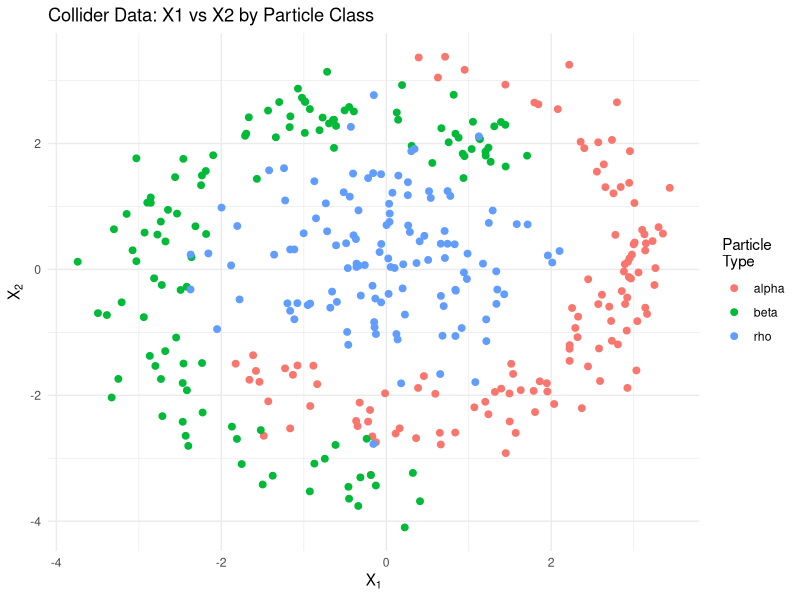

Write R code to recreate this figure. (Note: this script raises an error after producing the figure.)
## ---- chunk 1
# loading data
library(ggplot2)
library(tidyr)
dat = read.table('Collider_Data_2025.txt', h = TRUE, stringsAsFactors = TRUE)
dim(dat)
head(dat)
## ---- chunk 2
dat$class <- factor(
  apply(dat[, c("Y1", "Y2", "Y3")], 1, function(v) which(v == 1)),
  labels = c("alpha", "beta", "rho")
)

ggplot(dat, aes(x = X1, y = X2, colour = class)) +
  geom_point(size = 2) +
  theme_minimal() +
  labs(
    title    = "Collider Data: X1 vs X2 by Particle Class",
    x        = expression(X[1]),
    y        = expression(X[2]),
    colour   = "Particle\nType"
  )

## ---- chunk 3
softmax_rep <- function(Z) {
  K <- nrow(Z)
  N <- ncol(Z)

  # column Max
  maxes    <- apply(Z, 2, max)  
  
  #Center
  Z_center <- Z - matrix(maxes, nrow = K, ncol = N, byrow = TRUE)
  
  # 2. exponentiate
  expZ     <- exp(Z_center)
  
  # 3. get column sums and normalize
  sums     <- colSums(expZ)                                  # length N
  expZ / matrix(sums, nrow = K, ncol = N, byrow = TRUE)
}
## ---- chunk 4
g <- function(Yhat, Y) {
  # Yhat: K × N matrix of predicted probabilities (rows = classes, cols = examples)
  # Y:    K × N matrix of true labels
  
  # true‐class index j_i
  true_class <- max.col(t(Y))               # length N vector of 1…K
  
  # Extract the predicted probability 
  idx       <- cbind(true_class, seq_len(ncol(Yhat)))
  p_true    <- Yhat[idx]                    # length N vector
 
   # cross‐entropy
  -mean(log(p_true))
}
## ---- chunk 5
# Forward pass and loss for an (m,m)-AFnetwork with tanh activations and L2 regularization
AFnetwork <- function(X, Y, m, nu, W1, b1, W2, b2, W3, b3) {
  # X:    p × N matrix of inputs 
  # Y:    q × N matrix of true labels
  # m:    number of hidden units in each hidden layer
  # nu:   regularization parameter (L2)
  # W1:   m × p weight matrix for augmentation layer
  # b1:   length‐m bias vector for augmentation layer
  # W2:   m × (p + m) weight matrix for second hidden layer
  # b2:   length‐m bias vector for second hidden layer
  # W3:   q × m weight matrix for output layer
  # b3:   length‐q bias vector for output layer
  
  p <- nrow(X); N <- ncol(X); q <- nrow(Y)
  
  # Augmentation layer: tanh(W1 X + b1)
  Z1 <- W1 %*% X + matrix(b1, nrow = m, ncol = N)
  A1 <- tanh(Z1)
  
  X_aug <- rbind(X, A1)    # (p + m) × N
  
  # Second/ hidden layer: tanh(W2 X_aug + b2)
  Z2 <- W2 %*% X_aug + matrix(b2, nrow = m, ncol = N)
  A2 <- tanh(Z2)
  
  Z3    <- W3 %*% A2 + matrix(b3, nrow = q, ncol = N)
  Yhat  <- softmax_matrix(Z3)    # using function from 1(b)
  
  # Cross‑entropy loss 
  true_class <- max.col(t(Y))             # length N
  idx         <- cbind(true_class, 1:N)
  p_true      <- Yhat[idx]                # length N
  loss_ce     <- -mean(log(p_true))
  
  # L2 regularization on weights 
  # biases not regularized
  reg_penalty <- nu * ( sum(W1^2) + sum(W2^2) + sum(W3^2) )
  
  loss <- loss_ce + reg_penalty
  
  list(
    Yhat      = Yhat,
    loss      = loss,
    loss_ce   = loss_ce,
    reg       = reg_penalty
  )
}

## ---- chunk 6
set.seed(2025)

X_all      <- t(as.matrix(dat[, c("X1","X2","X3")]))        # p = 3 × N
Y_labels <- max.col(dat[, c("Y1","Y2","Y3")])     # length N
Y_all      <- t(diag(3)[Y_labels, ])                       # q = 3 × N

# Split data
N          <- ncol(X_all)
train_idx  <- sample(N, size = floor(0.8 * N))
val_idx    <- setdiff(seq_len(N), train_idx)
X_train    <- X_all[, train_idx];  Y_train <- Y_all[, train_idx]
X_val      <- X_all[, val_idx];    Y_val   <- Y_all[, val_idx]

pack_params <- function(W1,b1,W2,b2,W3,b3) {
  c(as.vector(W1), b1, as.vector(W2), b2, as.vector(W3), b3)
}
unpack_params <- function(params, p, m, q) {
  idx <- 1
  W1 <- matrix(params[idx:(idx + m*p - 1)],    nrow = m); idx <- idx + m*p
  b1 <- params[idx:(idx + m - 1)];             idx <- idx + m
  W2 <- matrix(params[idx:(idx + m*(p+m) - 1)],nrow = m); idx <- idx + m*(p+m)
  b2 <- params[idx:(idx + m - 1)];             idx <- idx + m
  W3 <- matrix(params[idx:(idx + q*m - 1)],    nrow = q); idx <- idx + q*m
  b3 <- params[idx:(idx + q - 1)]
  list(W1=W1,b1=b1,W2=W2,b2=b2,W3=W3,b3=b3)
}

obj_fn <- function(pars, X, Y, m, nu) {
  p <- nrow(X); q <- nrow(Y)
  pp <- unpack_params(pars, p, m, q)
  res <- AFnetwork(X, Y, m, nu,
                           pp$W1, pp$b1, pp$W2, pp$b2, pp$W3, pp$b3)
  res$loss
}

p <- nrow(X_train); q <- nrow(Y_train); m <- 4
init_pars <- pack_params(
  W1 = matrix(rnorm(m*p, sd=0.1),   nrow = m),
  b1 = rep(0, m),
  W2 = matrix(rnorm(m*(p+m), sd=0.1), nrow = m),
  b2 = rep(0, m),
  W3 = matrix(rnorm(q*m, sd=0.1),   nrow = q),
  b3 = rep(0, q)
)

n_val    <- 15
nu_seq   <- exp(seq(-10, 2, length = n_val))
val_errs <- numeric(n_val)

for (i in seq_along(nu_seq)) {
  nu <- nu_seq[i]
  fit <- optim(
    par     = init_pars,
    fn      = obj_fn,
    X       = X_train, Y = Y_train,
    m       = m,       nu = nu,
    method  = "BFGS",
    control = list(maxit = 200)
  )
  val_errs[i] <- obj_fn(fit$par, X_val, Y_val, m, nu)
}

df_val <- data.frame(nu = nu_seq, val_error = val_errs)

ggplot(df_val, aes(x = nu, y = val_error)) +
  geom_line() + geom_point() +
  scale_x_log10() +
  theme_minimal() +
  labs(
    title = "Validation Loss vs Regularization (ν) for m = 4",
    x     = expression(nu),
    y     = "Validation Loss"
  )
best_i <- which.min(val_errs)
nu_opt <- nu_seq[best_i]
nu_opt
## ---- chunk 7
best_nu <- nu_opt            
m <- 4
p <- nrow(X_all)
q <- nrow(Y_all)

# initialize parameters (same as before)
init_pars <- pack_params(
  W1 = matrix(rnorm(m*p,   sd=0.1), nrow = m),
  b1 = rep(0, m),
  W2 = matrix(rnorm(m*(p+m), sd=0.1), nrow = m),
  b2 = rep(0, m),
  W3 = matrix(rnorm(q*m,   sd=0.1), nrow = q),
  b3 = rep(0, q)
)

fit_final <- optim(
  par     = init_pars,
  fn      = obj_fn,
  X       = X_all, Y = Y_all,
  m       = m,     nu = best_nu,
  method  = "BFGS",
  control = list(maxit = 500)
)
params_final <- fit_final$par

# prediction helper
predict_AF <- function(X, pars) {
  pp  <- unpack_params(pars, nrow(X), m, q)
  out <- AFnetwork(X, matrix(0, q, ncol(X)),
                           m, best_nu,
                           pp$W1, pp$b1, pp$W2, pp$b2, pp$W3, pp$b3)
  out$Yhat  # returns q × ncol(X) matrix of probs
}

# Response curve over X1 (hold X2 at its mean)
x1_seq    <- seq(min(dat$X1), max(dat$X1), length = 200)
x2_mean   <- mean(dat$X2)

df1 <- expand.grid(
  X1 = x1_seq,
  X2 = x2_mean,
  X3 = c(0,1)
)
X_pred1 <- t(as.matrix(df1[, c("X1","X2","X3")]))  # 3 × N1
Yhat1    <- predict_AF(X_pred1, params_final)      # 3 × N1
df1      <- cbind(df1, t(Yhat1))
colnames(df1)[4:6] <- c("alpha","beta","rho")

df1_long <- pivot_longer(df1, cols = c(alpha, beta, rho),
                         names_to = "class", values_to = "prob")

p1 <- ggplot(df1_long, aes(x = X1, y = prob, colour = factor(X3))) +
  geom_line(size = 1) +
  facet_wrap(~ class, ncol = 1) +
  scale_colour_manual(values = c("0" = "purple", "1" = "lightblue"),
                      name = "Detector\nType (X3)") +
  theme_minimal() +
  labs(
    title = "Response Curves vs X1 by Detector Type",
    x     = expression(X[1]),
    y     = "Predicted Probability"
  )

# Response curve over X2 (hold X1 at its mean) 
x2_seq  <- seq(min(dat$X2), max(dat$X2), length = 200)
x1_mean <- mean(dat$X1)

df2 <- expand.grid(
  X1 = x1_mean,
  X2 = x2_seq,
  X3 = c(0,1)
)
X_pred2 <- t(as.matrix(df2[, c("X1","X2","X3")]))  # 3 × N2
Yhat2    <- predict_AF(X_pred2, params_final)      # 3 × N2
df2      <- cbind(df2, t(Yhat2))
colnames(df2)[4:6] <- c("alpha","beta","rho")

df2_long <- pivot_longer(df2, cols = c(alpha, beta, rho),
                         names_to = "class", values_to = "prob")

p2 <- ggplot(df2_long, aes(x = X2, y = prob, colour = factor(X3))) +
  geom_line(size = 1) +
  facet_wrap(~ class, ncol = 1) +
  scale_colour_manual(values = c("0" = "purple", "1" = "lightblue"),
                      name = "Detector\nType (X3)") +
  theme_minimal() +
  labs(
    title = "Response Curves vs X2 by Detector Type",
    x     = expression(X[2]),
    y     = "Predicted Probability"
  )

print(p1)
print(p2)

